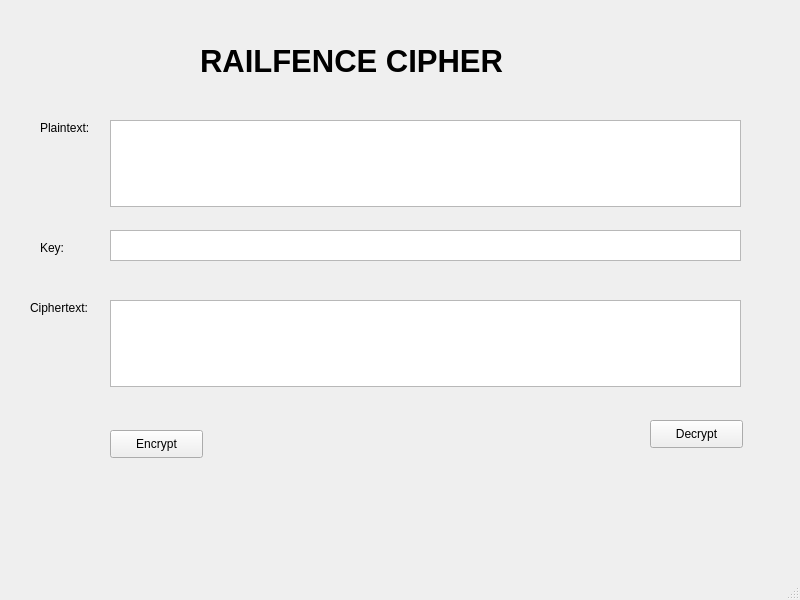
<?xml version="1.0" encoding="UTF-8"?>
<ui version="4.0">
 <class>MainWindow</class>
 <widget class="QMainWindow" name="MainWindow">
  <property name="geometry">
   <rect>
    <x>0</x>
    <y>0</y>
    <width>800</width>
    <height>600</height>
   </rect>
  </property>
  <property name="windowTitle">
   <string>MainWindow</string>
  </property>
  <widget class="QWidget" name="centralwidget">
   <widget class="QLabel" name="label_3">
    <property name="geometry">
     <rect>
      <x>40</x>
      <y>240</y>
      <width>55</width>
      <height>16</height>
     </rect>
    </property>
    <property name="text">
     <string>Key:</string>
    </property>
   </widget>
   <widget class="QPushButton" name="btn_encrypt">
    <property name="geometry">
     <rect>
      <x>110</x>
      <y>430</y>
      <width>93</width>
      <height>28</height>
     </rect>
    </property>
    <property name="text">
     <string>Encrypt</string>
    </property>
   </widget>
   <widget class="QPlainTextEdit" name="txt_cipher_text">
    <property name="geometry">
     <rect>
      <x>110</x>
      <y>300</y>
      <width>631</width>
      <height>87</height>
     </rect>
    </property>
   </widget>
   <widget class="QLabel" name="label_2">
    <property name="geometry">
     <rect>
      <x>40</x>
      <y>120</y>
      <width>55</width>
      <height>16</height>
     </rect>
    </property>
    <property name="text">
     <string>Plaintext:</string>
    </property>
   </widget>
   <widget class="QPlainTextEdit" name="txt_plain_text">
    <property name="geometry">
     <rect>
      <x>110</x>
      <y>120</y>
      <width>631</width>
      <height>87</height>
     </rect>
    </property>
   </widget>
   <widget class="QTextEdit" name="txt_key">
    <property name="geometry">
     <rect>
      <x>110</x>
      <y>230</y>
      <width>631</width>
      <height>31</height>
     </rect>
    </property>
   </widget>
   <widget class="QPushButton" name="btn_decrypt">
    <property name="geometry">
     <rect>
      <x>650</x>
      <y>420</y>
      <width>93</width>
      <height>28</height>
     </rect>
    </property>
    <property name="text">
     <string>Decrypt</string>
    </property>
   </widget>
   <widget class="QLabel" name="label">
    <property name="geometry">
     <rect>
      <x>200</x>
      <y>40</y>
      <width>381</width>
      <height>41</height>
     </rect>
    </property>
    <property name="font">
     <font>
      <pointsize>23</pointsize>
      <weight>75</weight>
      <bold>true</bold>
     </font>
    </property>
    <property name="text">
     <string>RAILFENCE CIPHER</string>
    </property>
   </widget>
   <widget class="QLabel" name="label_4">
    <property name="geometry">
     <rect>
      <x>30</x>
      <y>300</y>
      <width>61</width>
      <height>16</height>
     </rect>
    </property>
    <property name="text">
     <string>Ciphertext:</string>
    </property>
   </widget>
  </widget>
  <widget class="QMenuBar" name="menubar">
   <property name="geometry">
    <rect>
     <x>0</x>
     <y>0</y>
     <width>800</width>
     <height>26</height>
    </rect>
   </property>
  </widget>
  <widget class="QStatusBar" name="statusbar"/>
 </widget>
 <resources/>
 <connections/>
</ui>
